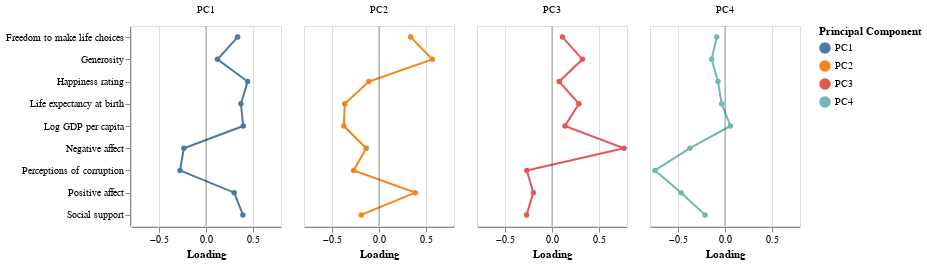

Notebook source saved alongside this figure:
### Markdown cell above
#### Figure F

### Code cell
loading_plot.facet(column = alt.Column('Principal Component', title = ''))

### Figure 1 — Vega-Lite specification as saved in the notebook (floating-point values rounded to 4 significant figures)
{"$schema": "https://vega.github.io/schema/vega-lite/v4.17.0.json", "config": {"view": {"continuousHeight": 300, "continuousWidth": 400}}, "data": {"name": "data-a09eb259e6df34ed0d814cab5ed23e97"}, "datasets": {"data-a09eb259e6df34ed0d814cab5ed23e97": [{"Loading": 0.4435, "Principal Component": "PC1", "Variable": "Happiness rating", "zero": 0}, {"Loading": 0.3974, "Principal Component": "PC1", "Variable": "Log GDP per capita", "zero": 0}, {"Loading": 0.3935, "Principal Component": "PC1", "Variable": "Social support", "zero": 0}, {"Loading": 0.3721, "Principal Component": "PC1", "Variable": "Life expectancy at birth", "zero": 0}, {"Loading": 0.3373, "Principal Component": "PC1", "Variable": "Freedom to make life choices", "zero": 0}, {"Loading": 0.1227, "Principal Component": "PC1", "Variable": "Generosity", "zero": 0}, {"Loading": -0.2772, "Principal Component": "PC1", "Variable": "Perceptions of corruption", "zero": 0}, {"Loading": 0.301, "Principal Component": "PC1", "Variable": "Positive affect", "zero": 0}, {"Loading": -0.2363, "Principal Component": "PC1", "Variable": "Negative affect", "zero": 0}, {"Loading": -0.1077, "Principal Component": "PC2", "Variable": "Happiness rating", "zero": 0}, {"Loading": -0.3751, "Principal Component": "PC2", "Variable": "Log GDP per capita", "zero": 0}, {"Loading": -0.1892, "Principal Component": "PC2", "Variable": "Social support", "zero": 0}, {"Loading": -0.3651, "Principal Component": "PC2", "Variable": "Life expectancy at birth", "zero": 0}, {"Loading": 0.3383, "Principal Component": "PC2", "Variable": "Freedom to make life choices", "zero": 0}, {"Loading": 0.5689, "Principal Component": "PC2", "Variable": "Generosity", "zero": 0}, {"Loading": -0.2699, "Principal Component": "PC2", "Variable": "Perceptions of corruption", "zero": 0}, {"Loading": 0.3862, "Principal Component": "PC2", "Variable": "Positive affect", "zero": 0}, {"Loading": -0.1363, "Principal Component": "PC2", "Variable": "Negative affect", "zero": 0}, {"Loading": 0.07693, "Principal Component": "PC3", "Variable": "Happiness rating", "zero": 0}, {"Loading": 0.138, "Principal Component": "PC3", "Variable": "Log GDP per capita", "zero": 0}, {"Loading": -0.2711, "Principal Component": "PC3", "Variable": "Social support", "zero": 0}, {"Loading": 0.2872, "Principal Component": "PC3", "Variable": "Life expectancy at birth", "zero": 0}, {"Loading": 0.1118, "Principal Component": "PC3", "Variable": "Freedom to make life choices", "zero": 0}, {"Loading": 0.3245, "Principal Component": "PC3", "Variable": "Generosity", "zero": 0}, {"Loading": -0.2686, "Principal Component": "PC3", "Variable": "Perceptions of corruption", "zero": 0}, {"Loading": -0.1986, "Principal Component": "PC3", "Variable": "Positive affect", "zero": 0}, {"Loading": 0.7679, "Principal Component": "PC3", "Variable": "Negative affect", "zero": 0}, {"Loading": -0.07485, "Principal Component": "PC4", "Variable": "Happiness rating", "zero": 0}, {"Loading": 0.05853, "Principal Component": "PC4", "Variable": "Log GDP per capita", "zero": 0}, {"Loading": -0.2129, "Principal Component": "PC4", "Variable": "Social support", "zero": 0}, {"Loading": -0.03568, "Principal Component": "PC4", "Variable": "Life expectancy at birth", "zero": 0}, {"Loading": -0.0886, "Principal Component": "PC4", "Variable": "Freedom to make life choices", "zero": 0}, {"Loading": -0.1426, "Principal Component": "PC4", "Variable": "Generosity", "zero": 0}, {"Loading": -0.7465, "Principal Component": "PC4", "Variable": "Perceptions of corruption", "zero": 0}, {"Loading": -0.4681, "Principal Component": "PC4", "Variable": "Positive affect", "zero": 0}, {"Loading": -0.3739, "Principal Component": "PC4", "Variable": "Negative affect", "zero": 0}]}, "facet": {"column": {"field": "Principal Component", "title": "", "type": "nominal"}}, "spec": {"height": 200, "layer": [{"encoding": {"color": {"field": "Principal Component", "type": "nominal"}, "x": {"field": "Loading", "type": "quantitative"}, "y": {"field": "Variable", "title": "", "type": "nominal"}}, "mark": {"point": true, "type": "line"}}, {"encoding": {"size": {"value": 0.05}, "x": {"field": "zero", "title": "Loading", "type": "quantitative"}}, "mark": "rule"}], "width": 150}}
